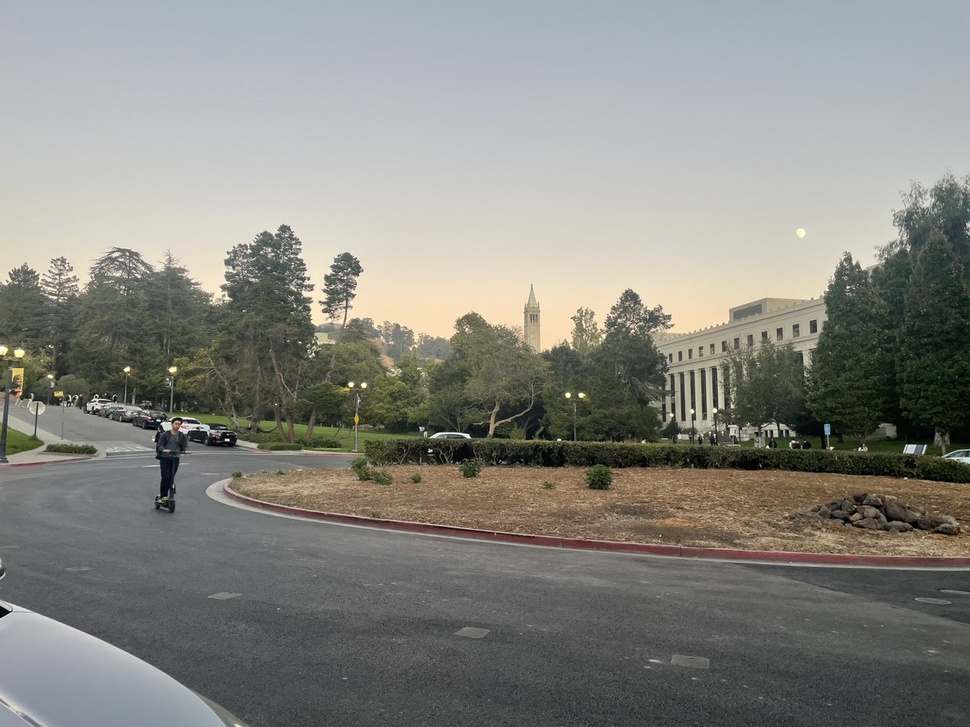
#> input picture Assignment3/data/panorama1-left.jpeg, 970 x 727 px, shrunk from 1280 x 960 before the run
$ python '2-1 Harris Corner Detection.py'
#> lines starting #> are read from the running program, lines starting #| are printed output that depends on the picture
import numpy as np
import matplotlib.pyplot as plt
import imageio.v3 as iio
from scipy.ndimage import gaussian_filter

# ==========================================
# Part 1: Harris Corner Detector
# ==========================================
def get_harris_corners(img, sigma=1, min_distance=10, threshold=0.01):
    """
    計算 Harris Corner Response
    img: 灰階圖片 (H, W)
    """
    # 1. 計算影像梯度 (Derivatives)
    # 使用 Sobel 或簡單的差分
    dy, dx = np.gradient(img)

    # 2. 計算梯度乘積 (Ixx, Ixy, Iyy)
    Ixx = dx**2
    Ixy = dx*dy
    Iyy = dy**2

    # 3. 對乘積做高斯模糊 (Sum of products window)
    # 這相當於在視窗內加總
    A = gaussian_filter(Ixx, sigma)
    B = gaussian_filter(Ixy, sigma)
    C = gaussian_filter(Iyy, sigma)

    # 4. 計算 Harris Response R
    # R = det(M) - k * trace(M)^2
    # det(M) = A*C - B^2
    # trace(M) = A + C
    # k 通常取 0.04 - 0.06
    k = 0.04
    detM = A * C - B**2
    traceM = A + C
    harris_response = detM - k * (traceM**2)

    return harris_response

def get_local_maxima(harris_map, min_distance=10, threshold=0.01):
    """
    簡單的 peak finding，找出局部最大值作為候選點
    這是為了減少後續 ANMS 的計算量
    """
    from skimage.feature import peak_local_max

    # 閾值處理：只保留強度大於最大值一定比例的點
    abs_threshold = harris_map.max() * threshold

    # 使用 skimage 快速找出局部峰值
    coords = peak_local_max(harris_map, min_distance=min_distance, threshold_abs=abs_threshold)

    # coords 是 (row, col) 格式
    return coords

# ==========================================
# Part 2: ANMS (作業核心)
# ==========================================
def adaptive_non_maximal_suppression(corners, harris_map, N_best=500, c_robust=0.9):
    """
    實作 Brown et al. 的 ANMS 演算法
    corners: 候選角點座標 (N, 2) -> (y, x)
    harris_map: 對應的角點強度圖
    N_best: 最後要留下的點數量
    c_robust: 穩健係數 (通常 0.9)
    """
    num_corners = corners.shape[0]

    # 取得每個候選點的強度值
    # corners 是 (y, x)，注意 numpy 索引順序
    corner_strengths = harris_map[corners[:, 0], corners[:, 1]]

    # 初始化半徑 r_i 為無限大
    radii = np.full(num_corners, np.inf)

    # --- 演算法核心 ---
    # 對於每個點 i，我們要找「最近的」且「比它強很多」的點 j
    # 條件：f(x_j) > c_robust * f(x_i)
    # 這裡為了效率，我們可以用矩陣運算，但雙層迴圈比較好理解邏輯

    # 排序：為了加速，我們可以先對強度做排序 (由大到小)
    # 但標準算法是對每個點 i 找 j

    for i in range(num_corners):
        # 當前點的強度
        response_i = corner_strengths[i]
        pos_i = corners[i]

        # 找出所有強度顯著大於點 i 的點 j 的索引
        # f(x_j) > f(x_i) * 0.9
        stronger_candidates_idx = np.where(corner_strengths > (response_i * c_robust))[0]

        if len(stronger_candidates_idx) > 0:
            # 取出這些更強點的座標
            stronger_coords = corners[stronger_candidates_idx]

            # 計算點 i 到所有更強點的距離
            # (N_strong, 2) - (2,) -> (N_strong, 2)
            dists = np.sqrt(np.sum((stronger_coords - pos_i)**2, axis=1))

            # 最小距離就是該點的抑制半徑 r_i
            radii[i] = np.min(dists)

        # 如果沒有人比它強 (它是全局最大值)，r_i 保持無限大

    # --- 選出前 N 個半徑最大的點 ---
    # argsort 是由小到大，所以我們反轉取最後 N 個
    best_indices = np.argsort(radii)[::-1][:N_best]

    return corners[best_indices]

# ==========================================
# 主程式
# ==========================================
# 讀取圖片 (請換成你的圖片路徑)
# 建議讀成灰階
img = iio.imread('../data/panorama1-left.jpeg')
#> img is the input picture: shape (727, 970, 3); mean R, G, B 135, 134.9, 129.3
if img.ndim == 3:
    gray = np.dot(img[...,:3], [0.299, 0.587, 0.114])
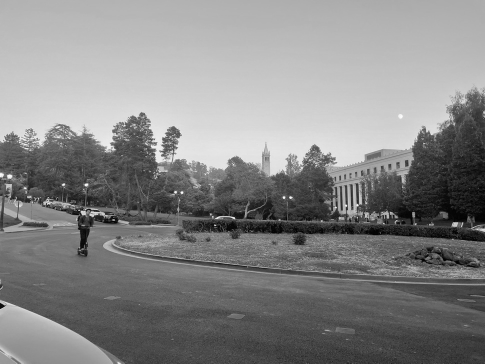
#> gray: shape (727, 970) float64 (shown at 1/2 size); min 0, max 254.8, mean 134.3
else:
    gray = img

print("1. 計算 Harris Response...")
harris_map = get_harris_corners(gray)
#> in get_harris_corners, `dy, dx = np.gradient(img)`:
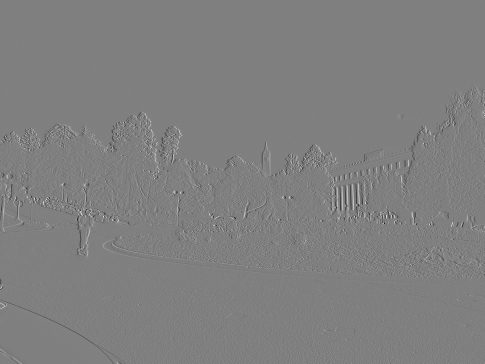
#> dx: shape (727, 970) float64 (shown at 1/2 size); min -118.8, max 118, mean -0.1; drawn with min black and max white
#> in get_harris_corners, `A = gaussian_filter(Ixx, sigma)`:
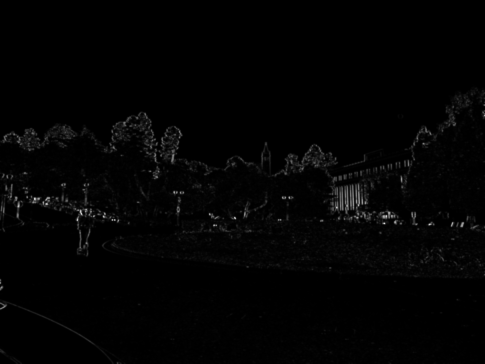
#> A: shape (727, 970) float64 (shown at 1/2 size); min 0, max 5057.8, mean 65.2; drawn with min black and max white
#> in get_harris_corners, `B = gaussian_filter(Ixy, sigma)`:
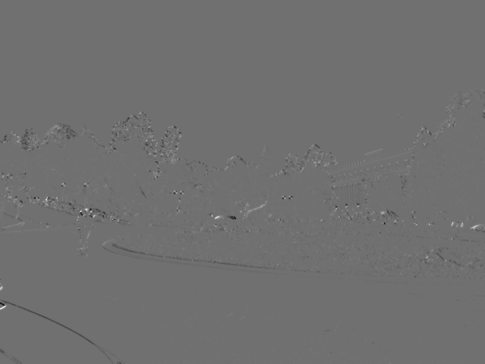
#> B: shape (727, 970) float64 (shown at 1/2 size); min -2960.8, max 3738, mean -3.7; drawn with min black and max white
#> in get_harris_corners, `C = gaussian_filter(Iyy, sigma)`:
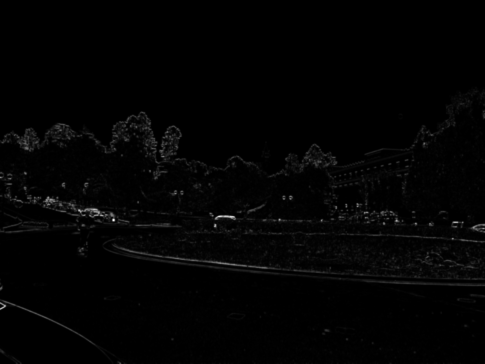
#> C: shape (727, 970) float64 (shown at 1/2 size); min 0, max 6829.9, mean 90; drawn with min black and max white
#> in get_harris_corners, `harris_response = detM - k * (traceM**2)`:
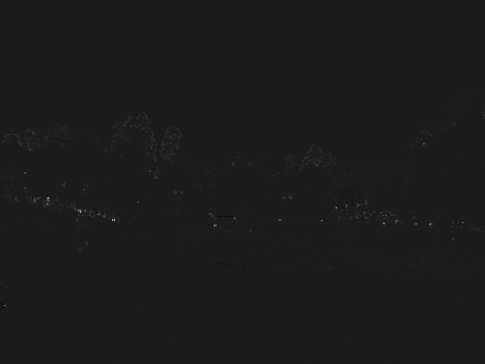
#> harris_response: shape (727, 970) float64 (shown at 1/2 size); min -1802327.3, max 14468859.9, mean 15819.1; drawn with min black and max white

print("2. 取得初步候選點 (Local Maxima)...")
# 先取多一點點，比如 2000 個，再給 ANMS 篩選
candidate_corners = get_local_maxima(harris_map, min_distance=1, threshold=0.001)
#> in get_local_maxima, `abs_threshold = harris_map.max() * threshold`: abs_threshold = 14468.9
#> in get_local_maxima, `coords = peak_local_max(harris_map, min_distance=min_distance, thresho..`: coords = 3159 pairs, first value 175 to 725, second value 1 to 968
#> candidate_corners has the same summary as coords in get_local_maxima
print(f"   初步找到 {len(candidate_corners)} 個候選點")
#|    初步找到 3159 個候選點

print("3. 執行 ANMS...")
N_final = 500
anms_corners = adaptive_non_maximal_suppression(candidate_corners, harris_map, N_best=N_final)
#> in adaptive_non_maximal_suppression, `corner_strengths = harris_map[corners[:, 0], corners[:, 1]]`: corner_strengths = 3159 values, max 14468859.9 at index 0, min 14501.3 at index 3158, mean 378144.8
#> the loop in adaptive_non_maximal_suppression, `for i in range(num_corners):` made 3159 passes
#> (response_i, pos_i, stronger_candidates_idx, dists) on passes 1 to 3: (14468859.9, [439, 225], [0, 1, 2], [0, 3.16, 65.73]), (13528815.5, [440, 228], [0, 1, 2], [3.16, 0, 68.88]), (13090789.9, [424, 161], [0, 1, 2], [65.73, 68.88, 0])
#> after the loop in adaptive_non_maximal_suppression, `for i in range(num_corners):`: radii = 3159 values from 0 to 0
#> in adaptive_non_maximal_suppression, `best_indices = np.argsort(radii)[::-1][:N_best]`: best_indices = 500 values, max 3158 at index 1, min 0 at index 0, mean 2705.5
#> anms_corners = 500 pairs, first value 179 to 725, second value 10 to 967
print(f"   ANMS 篩選出 {len(anms_corners)} 個均勻分佈的點")
#|    ANMS 篩選出 500 個均勻分佈的點

# ==========================================
# 視覺化比較 (Deliverables)
# ==========================================
plt.figure(figsize=(12, 6))

# 圖 1: 原始 Harris Corners (取前 N 個最強的作為對照)
# 如果單純只取最強的，點會擠在一起
plt.subplot(1, 2, 1)
plt.imshow(gray, cmap='gray')
# 簡單取強度前 N 名的點來畫
top_indices = np.argsort(harris_map[candidate_corners[:, 0], candidate_corners[:, 1]])[::-1][:N_final]
#> top_indices = 500 values from 0 to 499
top_corners = candidate_corners[top_indices]
#> top_corners = 500 pairs, first value 209 to 611, second value 4 to 968
plt.plot(top_corners[:, 1], top_corners[:, 0], 'r.', markersize=3)
plt.title(f'Top {N_final} Strongest Corners (Clustered)')
plt.axis('off')

# 圖 2: ANMS 結果
plt.subplot(1, 2, 2)
plt.imshow(gray, cmap='gray')
plt.plot(anms_corners[:, 1], anms_corners[:, 0], 'r.', markersize=3)
plt.title(f'Top {N_final} ANMS Corners (Distributed)')
plt.axis('off')

plt.tight_layout()
plt.show()
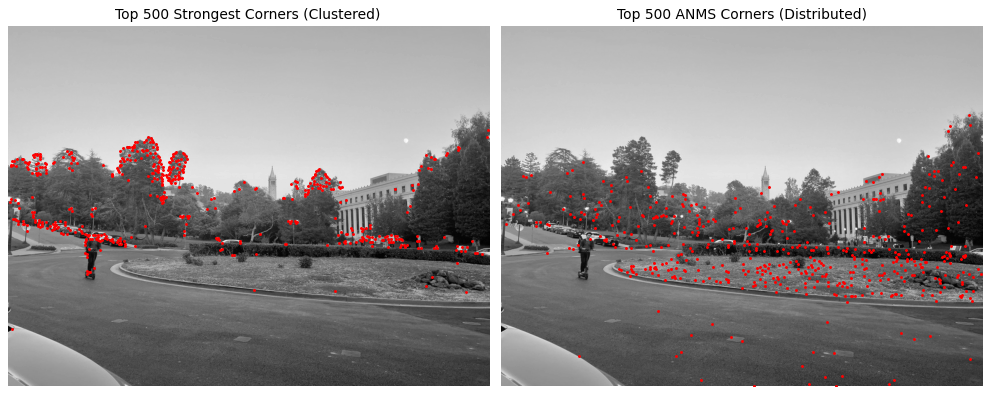
#> figure drawn by matplotlib, 2 panels

$ run again, with Assignment3/data/panorama2-left.jpeg copied over Assignment3/data/panorama1-left.jpeg
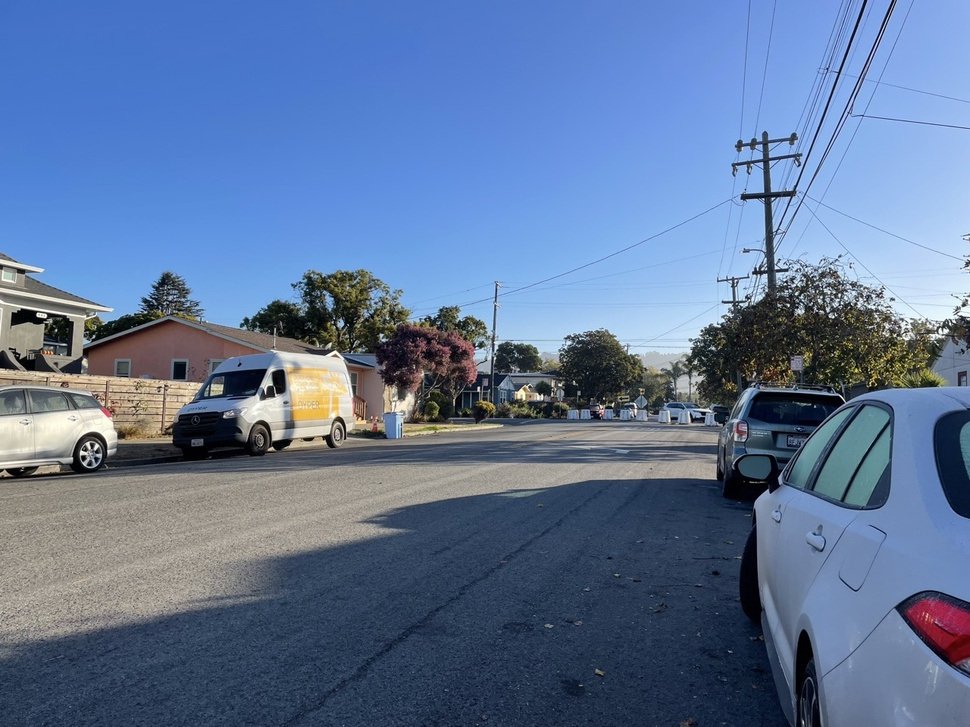
#> input picture Assignment3/data/panorama2-left.jpeg, 970 x 727 px, shrunk from 1280 x 960 before the run
#> img is the input picture: shape (727, 970, 3); mean R, G, B 95.3, 117.8, 153.4
#> in get_harris_corners, `harris_response = detM - k * (traceM**2)`:
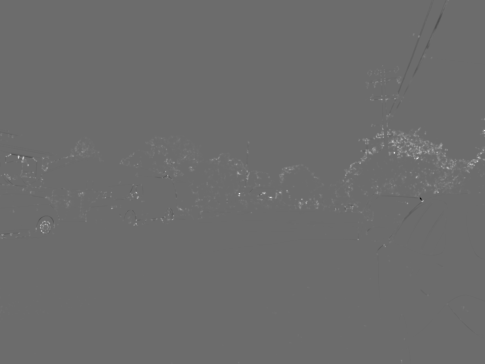
#> harris_response: shape (727, 970) float64 (shown at 1/2 size); min -7822698.2, max 10605193, mean 30454.3; drawn with min black and max white
#> abs_threshold = 10605.2
#> coords = 3285 pairs, first value 2 to 724, second value 1 to 968
#> candidate_corners has the same summary as coords in get_local_maxima
#|    初步找到 3285 個候選點
#> corner_strengths = 3285 values, max 10604256.5 at index 0, min 10609.1 at index 3284, mean 692449
#> the loop in adaptive_non_maximal_suppression, `for i in range(num_corners):` made 3285 passes
#> (response_i, pos_i, stronger_candidates_idx, dists) on passes 2 to 4: (9853517.6, [316, 834], [0, 1, 2, 3, 4], [363, 0, 47.3, 302.2, 788]), (9580719.6, [305, 788], [0, 1, 2, 3, 4], [320.7, 47.3, 0, 261.6, 742.1]), (9013758.9, [394, 542], [0, 1, 2, 3, 4, 5, 6], [64.38, 302.2, 261.6, 0, 502.3, 512.1, 419.2])
#> after the loop in adaptive_non_maximal_suppression, `for i in range(num_corners):`: radii = 3285 values from 0 to 0
#> best_indices = 500 values, max 3284 at index 1, min 0 at index 0, mean 2823.1
#> anms_corners = 500 pairs, first value 8 to 723, second value 1 to 967
#|    ANMS 篩選出 500 個均勻分佈的點
#> top_indices = 500 values from 0 to 499
#> top_corners = 500 pairs, first value 68 to 721, second value 4 to 968
#> `plt.show()`:
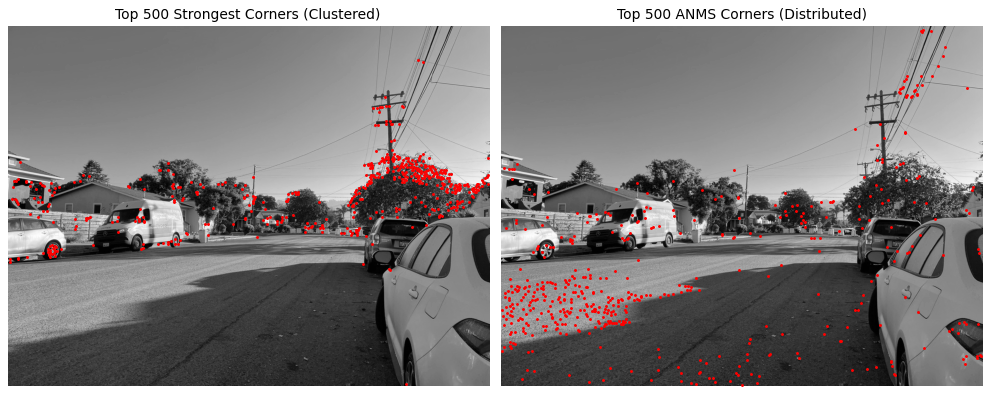
#> figure drawn by matplotlib, 2 panels

$ run again, with Assignment3/data/panorama3-left.jpeg copied over Assignment3/data/panorama1-left.jpeg
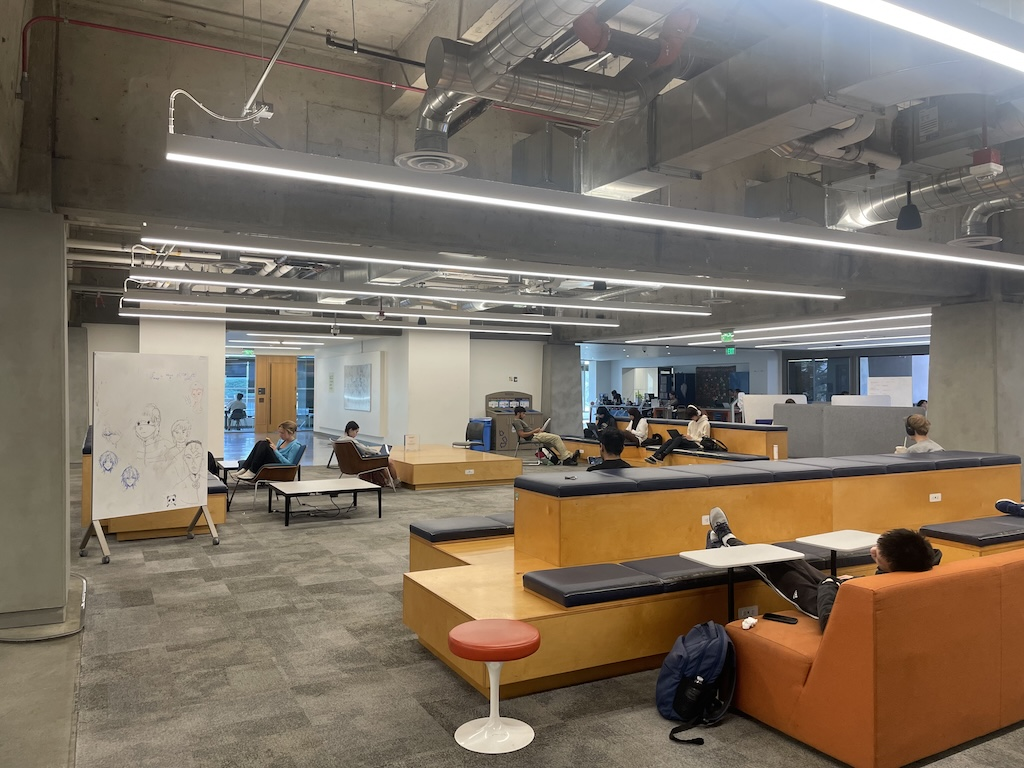
#> input picture Assignment3/data/panorama3-left.jpeg, 1024 x 768 px
#> img is the input picture: shape (768, 1024, 3); mean R, G, B 123.7, 112, 98.2
#> in get_harris_corners, `harris_response = detM - k * (traceM**2)`:
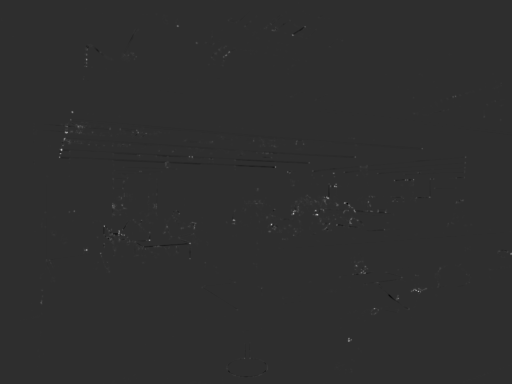
#> harris_response: shape (768, 1024) float64 (shown at 1/2 size); min -3115430.3, max 13869713.6, mean 5925.5; drawn with min black and max white
#> abs_threshold = 13869.7
#> coords = 1950 pairs, first value 3 to 766, second value 3 to 1022
#> candidate_corners has the same summary as coords in get_local_maxima
#|    初步找到 1950 個候選點
#> corner_strengths = 1950 values, max 13869713.6 at index 0, min 13872.5 at index 1949, mean 644164.5
#> the loop in adaptive_non_maximal_suppression, `for i in range(num_corners):` made 1950 passes
#> (response_i, pos_i, stronger_candidates_idx, dists) on passes 4 to 7: (10964724.1, [448, 543], [0, 1, 2, 3, 4, 5, 6], [93.94, 48.75, 446.6, 0, 448.5, 322.2, 317.7]), (10618639.4, [264, 134], [0, 1, 2, 3, 4, 5, 6], [527.5, 481.4, 37, 448.5, 0, 770.7, 766.2]), (10358537.2, [582, 836], [0, 1, 2, 3, 4, 5, 6, 7], [252.6, 293.3, 768, 322.2, 770.7, 0, 4.47, 668.1]), (10303632.6, [580, 832], [0, 1, 2, 3, 4, 5, 6, 7], [248.2, 288.8, 763.6, 317.7, 766.2, 4.47, 0, 663.8])
#> after the loop in adaptive_non_maximal_suppression, `for i in range(num_corners):`: radii = 1950 values from 0 to 0
#> best_indices = 500 values, max 1949 at index 1, min 0 at index 0, mean 1576.5
#> anms_corners = 500 pairs, first value 3 to 766, second value 3 to 1020
#|    ANMS 篩選出 500 個均勻分佈的點
#> top_indices = 500 values from 0 to 499
#> top_corners = 500 pairs, first value 40 to 751, second value 82 to 1022
#> `plt.show()`:
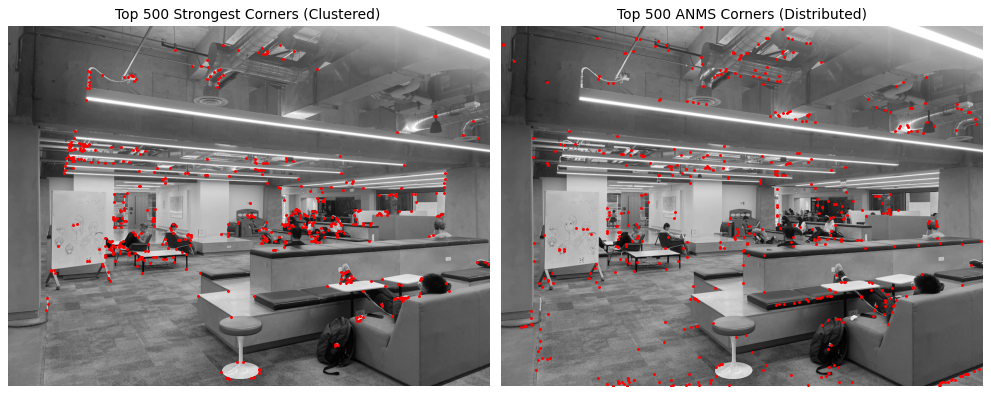
#> figure drawn by matplotlib, 2 panels
